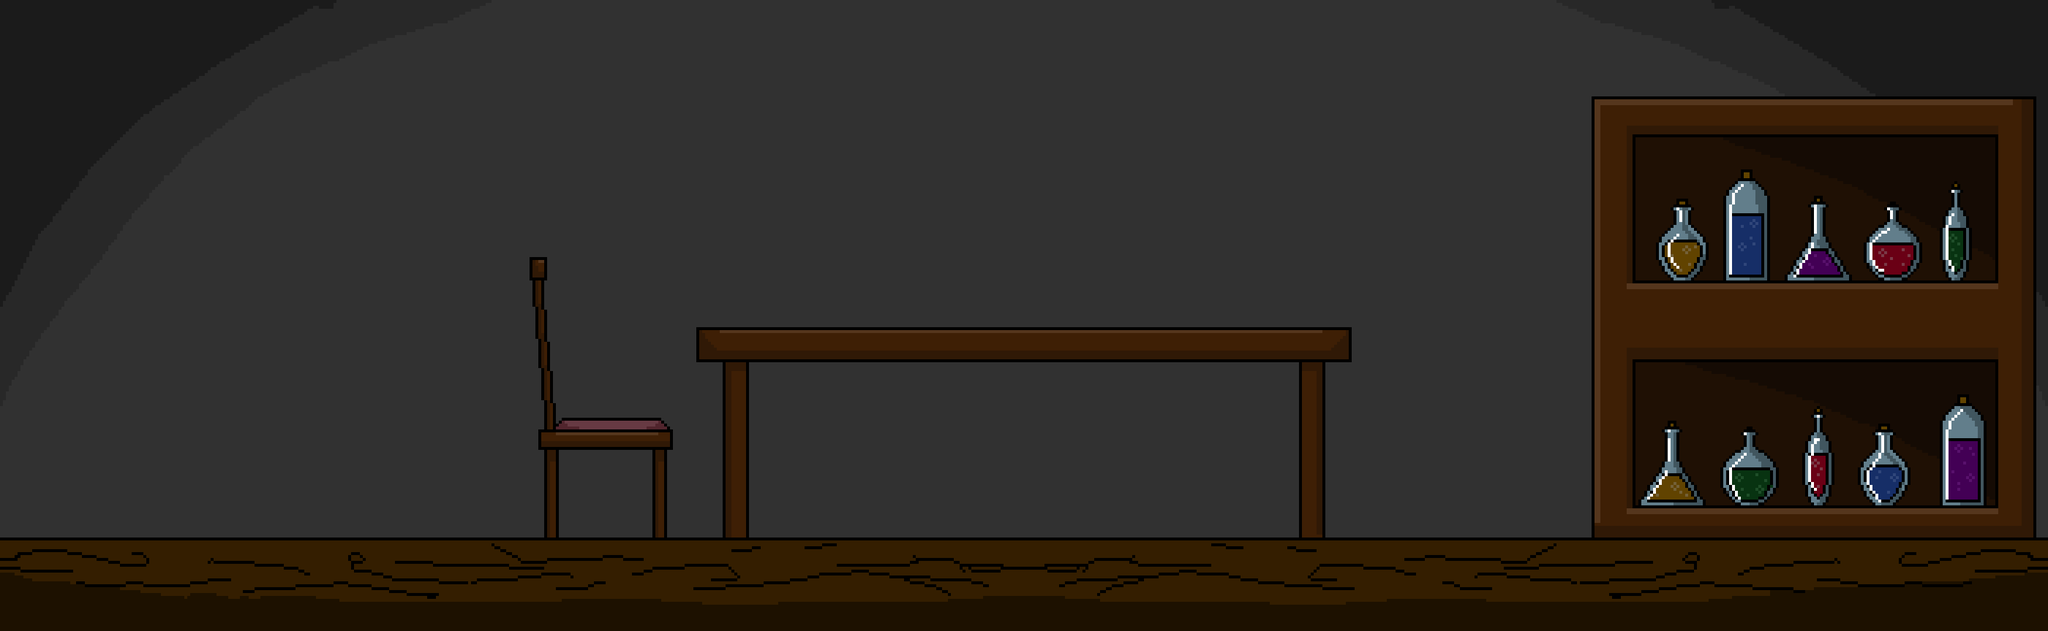

Rendered tile map (Tiled .tmx) drawn with the repository's tilesets; below, a short description and the map source with its tile grids summarised:
An orthogonal 25x30 tile map with 140x36 px tiles, 1 tile layer (Camada de Tiles 1).

<map version="1.4" tiledversion="1.4.3" orientation="orthogonal" renderorder="right-down" width="25" height="30" tilewidth="140" tileheight="36" infinite="0" nextlayerid="2" nextobjectid="1">
 <tileset firstgid="1" source="sala vitima fundo.tsx" />
 <layer id="1" name="Camada de Tiles 1" width="25" height="30">
  <data>[750 cells, 750 non-empty, 750 distinct tile ids]</data>
 </layer>
</map>
